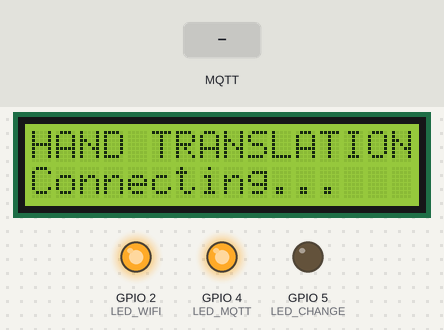
This sketch was run on a simulated ESP32. On the bench: 16×2 character LCD, output pins drawn as LEDs (lit = HIGH). The test bench sets the inputs (shaded band). WiFi joins after 1.5 s; servers stay silent unless stated; no MQTT or app messages arrive unless stated; what the sketch prints to the serial monitor is not drawn.

Above: at 2.7 s.
2.8 s: MQTT message "1" arrives on the first subscribed topic
At 4.8 s:
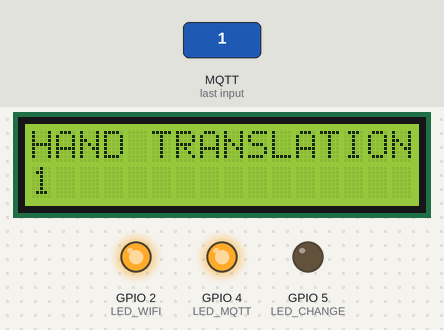
5.1 s: MQTT message "on" arrives on the first subscribed topic
At 6.7 s:
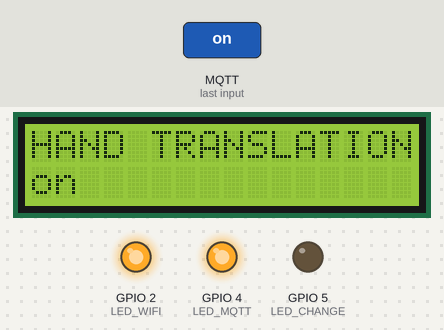
7.4 s: MQTT message "off" arrives on the first subscribed topic
At 8.5 s:
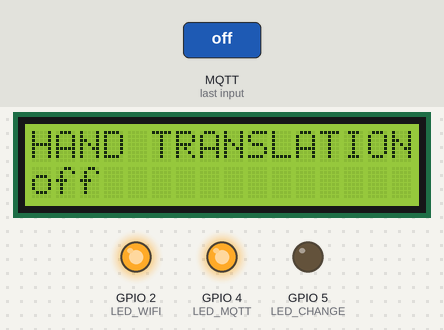
Timing chart, 0 to 10.4 s (numbered marks = the images above; inputs shaded):
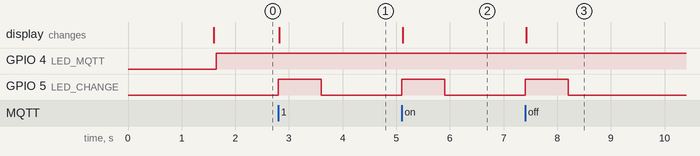

Measured:
- after the input at 2.8 s, GPIO 5 (LED_CHANGE): LOW → HIGH at once, → LOW 0.80 s later; the display: changes at once (image 1)
- after the input at 5.1 s, GPIO 5 (LED_CHANGE): LOW → HIGH at once, → LOW 0.80 s later; the display: changes at once (image 2)
- after the input at 7.4 s, GPIO 5 (LED_CHANGE): LOW → HIGH at once, → LOW 0.80 s later; the display: changes at once (image 3)

The sketch:

hand_show.ino
```cpp
#include <WiFi.h>
#include <PubSubClient.h>
#include <Wire.h>
#include <LiquidCrystal_I2C.h>

// ================= LCD =================
LiquidCrystal_I2C lcd(0x3F, 16, 2);

// ================= WiFi =================
const char* ssid = "KeeMeo";
const char* password = "Aemmy1515";

// ================= MQTT =================
const char* mqtt_server = "broker.hivemq.com";
const int mqtt_port = 1883;
const char* mqtt_topic = "hand_sign/translation";

WiFiClient espClient;
PubSubClient client(espClient);

// ================= LED =================
#define LED_WIFI 2
#define LED_MQTT 4
#define LED_CHANGE 5  // LED แจ้งเปลี่ยนคำแปล

String lastPrediction = "";             // เก็บคำแปลล่าสุด
unsigned long changeLedTime = 0;       // เวลาเริ่มติด LED_CHANGE
const unsigned long changeLedDuration = 800; // 2 วินาที

// ================= Setup WiFi =================
void setup_wifi() {
  Serial.print("Connecting to WiFi");
  WiFi.begin(ssid, password);
  while (WiFi.status() != WL_CONNECTED) {
    delay(500);
    Serial.print(".");
  }
  digitalWrite(LED_WIFI, HIGH); // ติดค้างเมื่อเชื่อม WiFi สำเร็จ
  Serial.println("\n✅ WiFi connected");
  Serial.print("IP: "); Serial.println(WiFi.localIP());

  lcd.clear();
  lcd.setCursor(0,0);
  lcd.print("HAND TRANSLATION:");
  lcd.setCursor(0,1);
  lcd.print("Connecting...");
}

// ================= MQTT Callback =================
void callback(char* topic, byte* payload, unsigned int length) {
  String predictedText = "";
  for (unsigned int i = 0; i < length; i++) predictedText += (char)payload[i];

  Serial.print("📩 MQTT Message: "); Serial.println(predictedText);

  // ถ้าคำเปลี่ยน → ติด LED_CHANGE 2 วินาที
  if (predictedText != lastPrediction) {
    lastPrediction = predictedText;
    digitalWrite(LED_CHANGE, HIGH);
    changeLedTime = millis();
  }

  // แสดงผลบน LCD (บรรทัดสอง)
  lcd.setCursor(0,1);
  lcd.print("                "); // เคลียร์บรรทัด
  lcd.setCursor(0,1);
  lcd.print(predictedText.substring(0, min(16, (int)predictedText.length())));
}

// ================= MQTT Reconnect =================
void reconnect() {
  while (!client.connected()) {
    Serial.print("Connecting MQTT...");
    if (client.connect("ESP32Client")) {
      client.subscribe(mqtt_topic);
      digitalWrite(LED_MQTT, HIGH); // ติดค้างเมื่อ MQTT connected
      Serial.println("✅ MQTT connected");
      lcd.setCursor(0,0);
      lcd.print("HAND TRANSLATION:");
    } else {
      Serial.print("❌ failed, rc=");
      Serial.println(client.state());
      delay(4000);
    }
  }
}

// ================= Setup =================
void setup() {
  Serial.begin(115200);

  pinMode(LED_WIFI, OUTPUT);
  pinMode(LED_MQTT, OUTPUT);
  pinMode(LED_CHANGE, OUTPUT);
  digitalWrite(LED_WIFI, LOW);
  digitalWrite(LED_MQTT, LOW);
  digitalWrite(LED_CHANGE, LOW);

  lcd.init();
  lcd.backlight();

  setup_wifi();
  client.setServer(mqtt_server, mqtt_port);
  client.setCallback(callback);
}

// ================= Loop =================
void loop() {
  if (!client.connected()) reconnect();
  client.loop();

  // ปิด LED_CHANGE หลัง 2 วินาที โดยไม่บล็อค
  if (digitalRead(LED_CHANGE) == HIGH && (millis() - changeLedTime >= changeLedDuration)) {
    digitalWrite(LED_CHANGE, LOW);
  }

  // เช็ค WiFi
  if (WiFi.status() != WL_CONNECTED) {
    digitalWrite(LED_WIFI, LOW);
    digitalWrite(LED_MQTT, LOW);
    lcd.clear();
    lcd.setCursor(0,0);
    lcd.print("WiFi Lost!");
    setup_wifi();
  }
}
```
